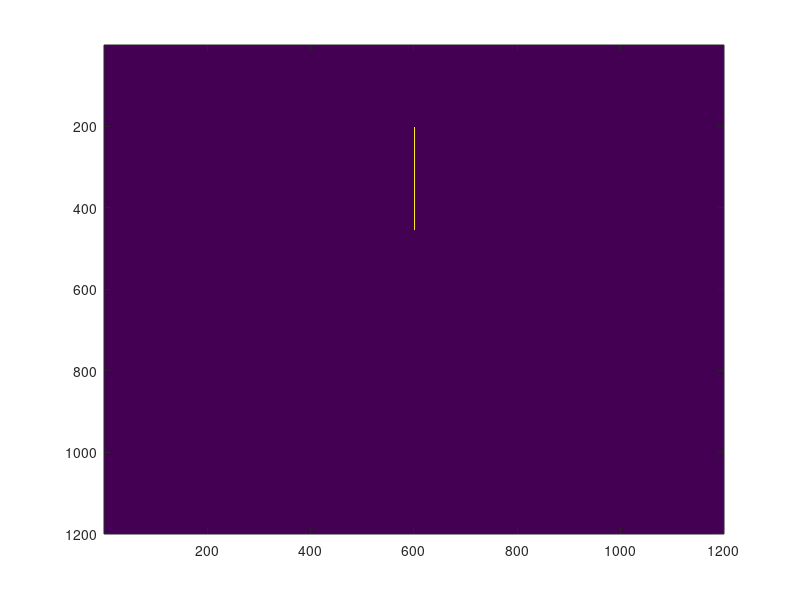

Reproduce this figure in MATLAB.
% clear
% load('saved_data/boundary_coordinates.mat');
% % show boundary
% % 提取 x 和 y 坐标
% boundary_x = boundary_coords(:, 1);
% boundary_y = boundary_coords(:, 2);
% 
% point = [472, 601];
% tic
% point_in_polygon = is_point_in_polygon(point, boundary_coords)
% time = toc

clear
% 创建一个 120x120 的网格
grid_size = 1200;
grid = zeros(grid_size, grid_size);

% 射线的斜率
sensor_x = 201;
sensor_y = 601;
grid(sensor_x, sensor_y) = 1;


% 从 (0, 0) 点开始移动

source_x = 455;
source_y = 601;

grid(source_x, source_y) = 1;


sensor_x = sensor_x - source_x;
sensor_y = sensor_y - source_y;

x = 0;
y = 0;

slope = sensor_y / sensor_x;


% 沿着射线移动并确定经过的格点

if  abs(slope) <= 1
    for i = 1:abs(sensor_x)
        y = round(x*slope);
        grid(x+source_x, y+source_y) = 1;
        x = x + sensor_x/abs(sensor_x);
    end
else
    for i = 1:abs(sensor_y)
        x = round(y/slope);
        grid(x+source_x, y+source_y) = 1;
        y = y + sensor_y/abs(sensor_y);
    end
end

% 显示网格
figure
imagesc(grid);
